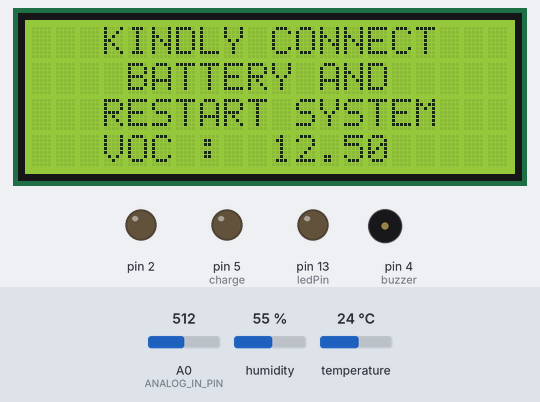
A sketch run on a simulated Arduino Uno, built with avr-gcc and run on an emulated ATmega328P. On the bench: 20×4 character LCD, output pins drawn as LEDs (lit = HIGH), buzzer (waves = sounding). The inputs (shaded band) are chosen by the test bench; at power-on: temperature 24 °C, A0 (ANALOG_IN_PIN) = 512, humidity 55 %. What the sketch prints to the serial monitor is not drawn.

Above: at 5.3 s.
5.4 s: temperature set to 41 °C
At 7.1 s:
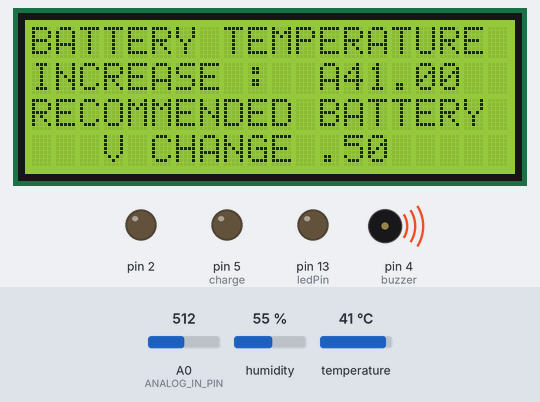
7.7 s: temperature set to 12 °C
At 9.0 s:
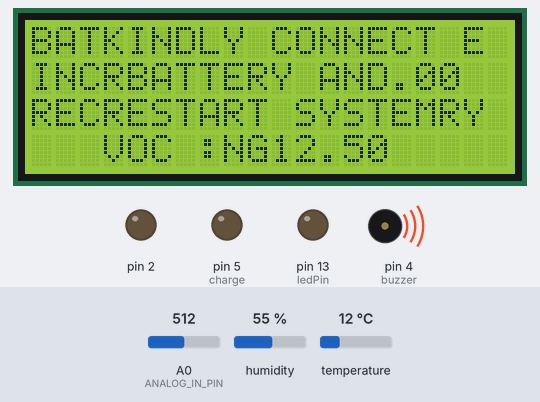
9.8 s: A0 (ANALOG_IN_PIN) set to 716
At 11.0 s:
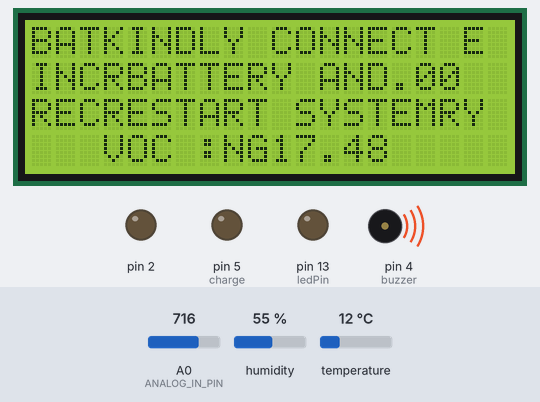
11.3 s: A0 (ANALOG_IN_PIN) set to 900
At 12.2 s:
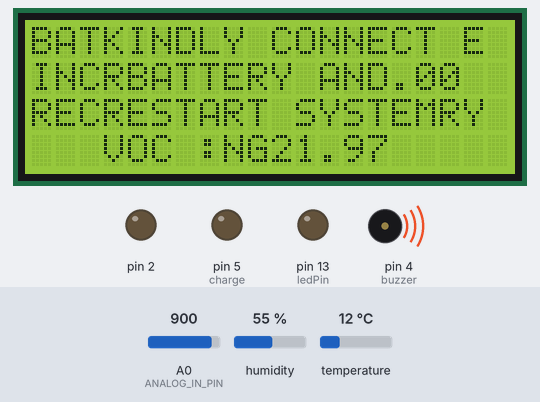
12.8 s: A0 (ANALOG_IN_PIN) set to 1023
At 13.3 s:
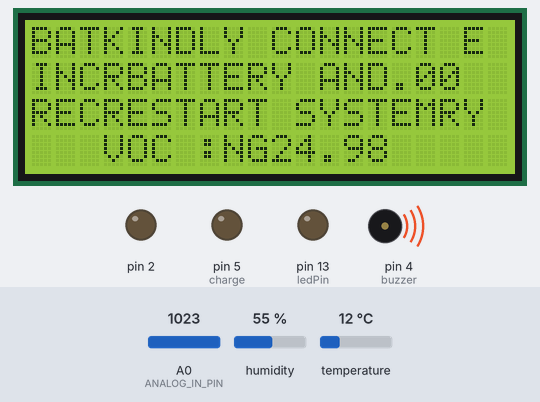
Timing chart, 0 to 15.3 s (numbered marks = the images above; inputs shaded):
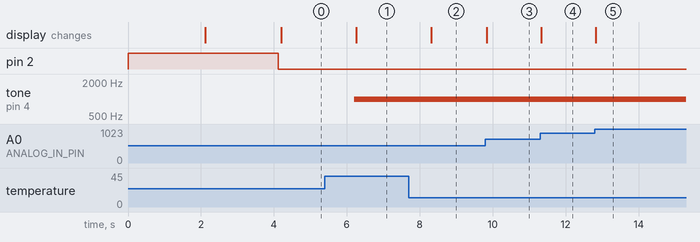

The sketch:

soc_r1.ino
```cpp
#include <Wire.h>
#include <LiquidCrystal_I2C.h>
#include "DHT.h"
#define DHTPIN 3
#define DHTTYPE DHT11
const int buzzer = 4;
DHT dht(DHTPIN, DHTTYPE);
LiquidCrystal_I2C lcd(0x27,20,4);

// voltage sensor variables
#define ANALOG_IN_PIN A0
float adc_voltage = 0.0000000;
float in_voltage = 0.0000000;
float R1 = 30000.0000000;
float R2 = 7500.000000;
float ref_voltage = 5.0000000;
int adc_value = 0;
int charge = 5;


//Current sensor variables
unsigned int x=0;
float AcsValue=0.0,Samples=0.0,AvgAcs=0.0,AcsValueF=0.0;

unsigned long startMillis;  //some global variables available anywhere in the program
unsigned long currentMillis;
const int period = 1000 ;  //the value is a number of milliseconds
const byte ledPin = 13;    //using the built in LED
float current = 0.50000000;
unsigned long c_current = 0.500000;
float totalCoulumbs = 0.0000000;
float soc = 0.0;
float ocv = 0;
float mocv = 0;

float open_circuit_voltage(){
  lcd.init();
  digitalWrite(2, HIGH);
  delay(2000);
  adc_value = analogRead(ANALOG_IN_PIN);
  adc_voltage  = (adc_value * ref_voltage) / 1024.0;
  in_voltage = adc_voltage / (R2/(R1+R2));
  mocv = in_voltage;
  Serial.print("voltage :");
  Serial.print(in_voltage);
  if (mocv > 3.71 && mocv < 3.9){
    soc = 100;
  }
  else if((mocv <= 3.700) && (mocv >= 3.650)){
    soc = 90.0;
  }
  else if((mocv <= 3.649) && (mocv >= 3.600)){
    soc = 90.0;
  }
  else if((mocv <= 3.590) && (mocv >= 3.570)){
    soc = 85.0;
  }
  else if((mocv <= 3.569) && (mocv >= 3.530)){
    soc = 80;
  }
  else if((mocv <= 3.529) && (mocv >= 3.500)){
    soc = 70;
  }
  else if((mocv <= 3.549) && (mocv >= 3.470)){
    soc = 60;
  }
  else if((mocv <= 3.469) && (mocv >= 3.450)){
    soc = 50;
  }
  else if((mocv <= 3.449) && (mocv >= 3.420)){
    soc = 40;
  }
  else if((mocv <= 3.419) && (mocv >= 3.400)){
    soc = 30;
  }
  else if((mocv <= 3.399) && (mocv >= 3.380)){
    soc = 20;
  }
  else if((mocv <= 3.379) && (mocv >= 3.300)){
    soc = 15;
  }
  else if((mocv <= 3.290) && (mocv >= 3.200)){
    soc = 10;
  }
  else if((mocv <= 3.190) && (mocv >= 3.100)){
    soc = 5;
  }
  else if((mocv <= 3.090) && (mocv >= 3.00)){
    soc = 2;
  }
  else{
    soc = 0.001;
    Serial.print("failed to get SOC");
  }
  lcd.backlight();
  lcd.setCursor(6,0);
  lcd.print("STARTING");
  lcd.setCursor(3,1);
  lcd.print("VOC MEASUREMENT");
  lcd.setCursor(0,2);
  lcd.print("OPEN CIRCUIT VOLTAGE");
  lcd.setCursor(4,3);
  lcd.print("VOC :");
  lcd.setCursor(10,3);
  lcd.print(mocv);
//  lcd.setCursor(3,11);
//  lcd.print("SOC :");
//  lcd.setCursor(4,16);
//  lcd.print(soc);
  return in_voltage,ocv;
}


void setup() {
  pinMode(buzzer, OUTPUT);
  dht.begin();
  Serial.begin(115200);
  pinMode(2, OUTPUT);
  pinMode(charge, OUTPUT);
  digitalWrite(2, HIGH);
  open_circuit_voltage();
  delay(2000);
  digitalWrite(2, LOW);  //start Serial in case we need to print debugging info
  pinMode(ledPin, OUTPUT);
  startMillis = millis();  //initial start time
  lcd.clear();

}

void loop() {
    //get the current "time" (actually the number of milliseconds since the program started)
  currentMillis = millis();
  float temperature = dht.readTemperature();
  adc_value = analogRead(ANALOG_IN_PIN);
  adc_voltage  = (adc_value * ref_voltage) / 1024.0;
  in_voltage = adc_voltage / (R2/(R1+R2));
  ocv = in_voltage;
  if (currentMillis - startMillis >= period && soc != 0.001 && temperature < 40 && soc > 40 && ocv > 0.1 && ocv <3.9)  //test whether the period has elapsed
    {
      // voltage sensor measurement.
      lcd.setCursor(0,2);
      adc_value = analogRead(ANALOG_IN_PIN);
      adc_voltage  = (adc_value * ref_voltage) / 1024.0;
      in_voltage = adc_voltage / (R2/(R1+R2)) ;
      c_current = in_voltage*10;
      lcd.print("CURRENT(mA) :");
      lcd.setCursor(13,2);
      lcd.print(in_voltage*100);
      lcd.setCursor(0,3);
      lcd.print("SOC :");
      soc = soc -((totalCoulumbs/3600.0)/3);
      lcd.setCursor(5,3);
      lcd.print(soc);
      lcd.setCursor(11,3);
      lcd.print("VOC:");
      lcd.setCursor(16,3);
      lcd.print(ocv);
      totalCoulumbs = totalCoulumbs + (c_current);
      lcd.setCursor(0,0);
      lcd.print("COLUMBS:");
      lcd.setCursor(8,0);
      lcd.print(totalCoulumbs,0);
      lcd.setCursor(14,0);
      lcd.print(temperature,1);
      lcd.setCursor(19,0);
      lcd.print("C");
      lcd.setCursor(0,1);
      lcd.print("CONSUMED Ah :");
      lcd.setCursor(14,1);
      lcd.print(totalCoulumbs/3600.0);
      //Serial.print("Total Ah = ");
      //Serial.println(totalCoulumbs/3600.0);
      digitalWrite(ledPin, !digitalRead(ledPin));  //if so, change the state of the LED.  Uses a neat trick to change the state
      startMillis = currentMillis;  //IMPORTANT to save the start time of the current LED state.
    }
    else if (soc == 0.001 && temperature <40) {
      lcd.setCursor(3,0);
      lcd.print("KINDLY CONNECT ");
      lcd.setCursor(4,1);
      lcd.print("BATTERY AND");
      lcd.setCursor(3,2);
      lcd.print("RESTART SYSTEM");
      adc_value = analogRead(ANALOG_IN_PIN);
      adc_voltage  = (adc_value * ref_voltage) / 1024.0;
      in_voltage = adc_voltage / (R2/(R1+R2));
      mocv = in_voltage;
      lcd.setCursor(3,3);
      lcd.print("VOC :");
      lcd.setCursor(10,3);
      lcd.print(mocv);
      if (mocv < 3.9 && mocv > 3){
        setup();
      }
    }
    else if(temperature > 40){
      tone(buzzer, 1000);
      lcd.setCursor(0,0);
      lcd.print("BATTERY TEMPERATURE");
      lcd.setCursor(0,1);
      lcd.print("INCREASE : ");
      lcd.setCursor(13,1);
      lcd.print(temperature);
      lcd.setCursor(0,2);
      lcd.print("RECOMMENDED BATTERY");
      lcd.setCursor(4,3);
      lcd.print(" CHANGE ");
   }
   else if(soc < 40){
      lcd.clear();
      lcd.setCursor(0,0);
      lcd.print("CHARGING BATTERY");
      digitalWrite(charge,HIGH);
      while (soc < 80){
        if (currentMillis - startMillis >= period){
          totalCoulumbs = totalCoulumbs + (0.01);
          soc = soc+((totalCoulumbs/3600.0)/3);
          float temperature = dht.readTemperature();
          lcd.setCursor(0,1);
          lcd.print("SOC :");
          lcd.setCursor(6,1);
          lcd.print(soc);
          lcd.setCursor(0,2);
          lcd.print("TEMPERATURE :");
          lcd.setCursor(15,2);
          lcd.print(temperature);
        }
      }
   }
}
```

Measured:
- after the input at 5.4 s, tone on pin 4 (buzzer): silent → 1000 Hz after 0.80 s; the display: changes after 0.86 s (image 1)
- after the input at 7.7 s, the display: changes after 0.61 s (image 2)
- after the input at 9.8 s, the display: changes at once (image 3)
- after the input at 11.3 s, the display: changes at once (image 4)
- after the input at 12.8 s, the display: changes at once (image 5)
